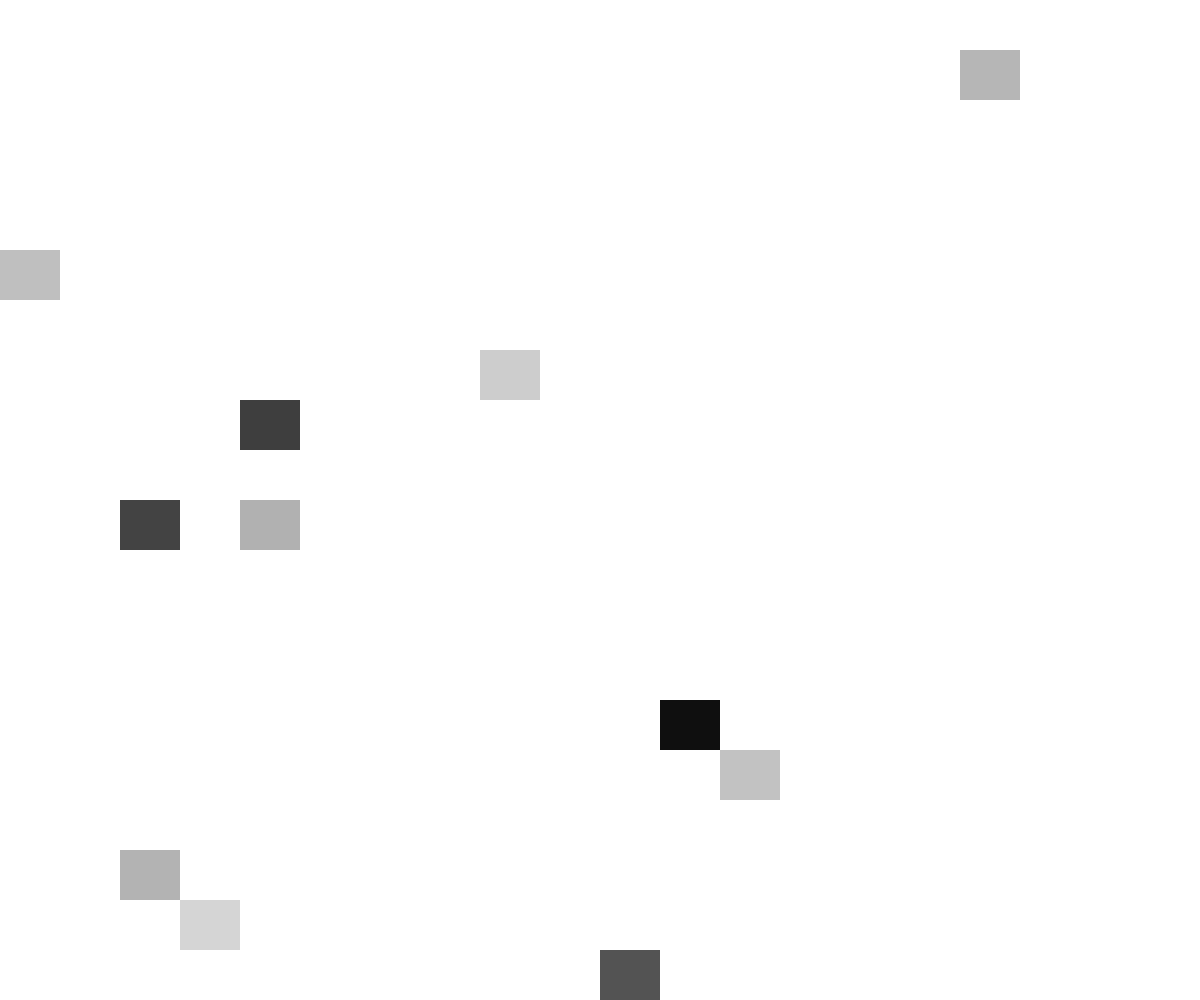
Frame 1 (no input)
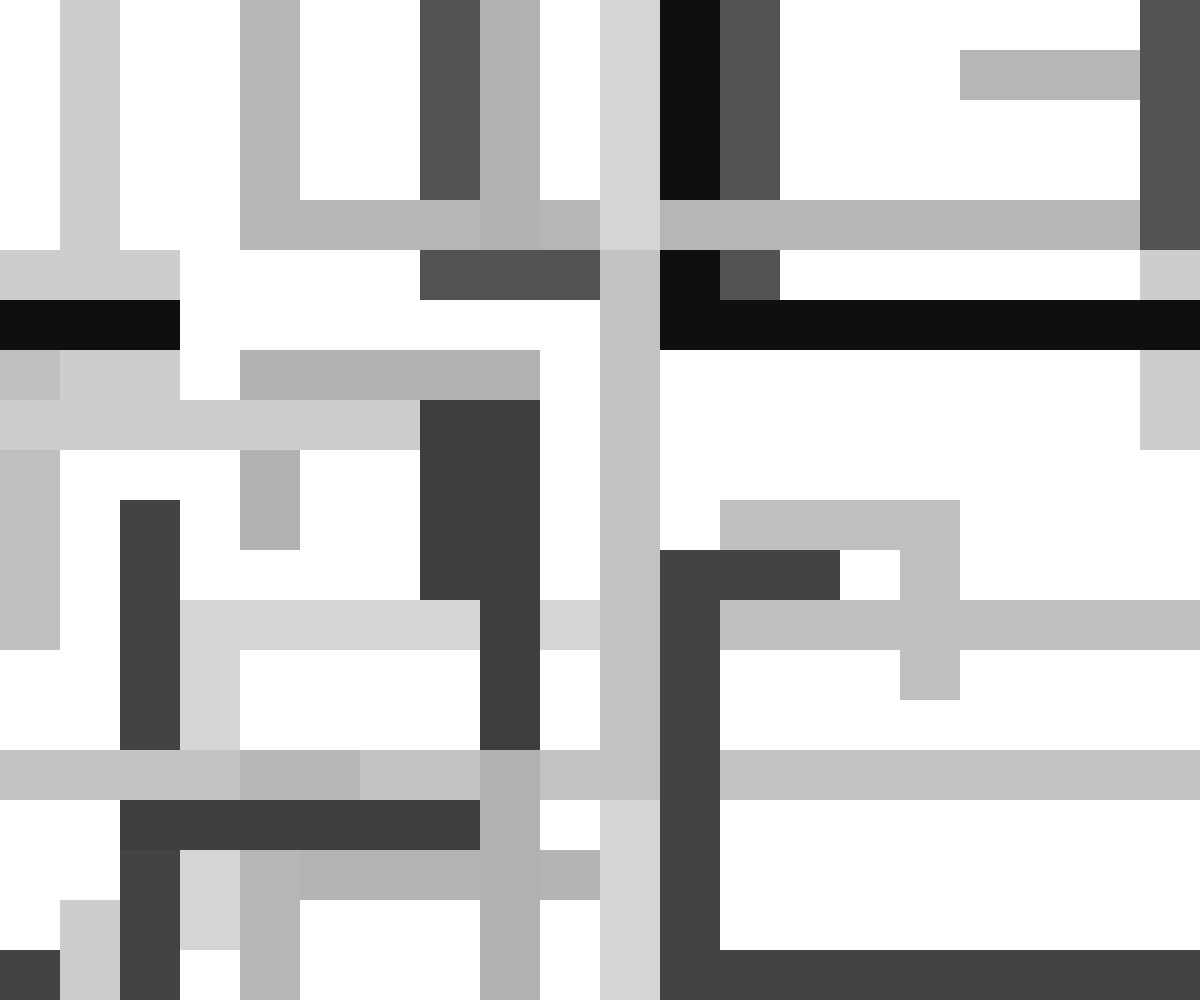
Frame 60 (no input)
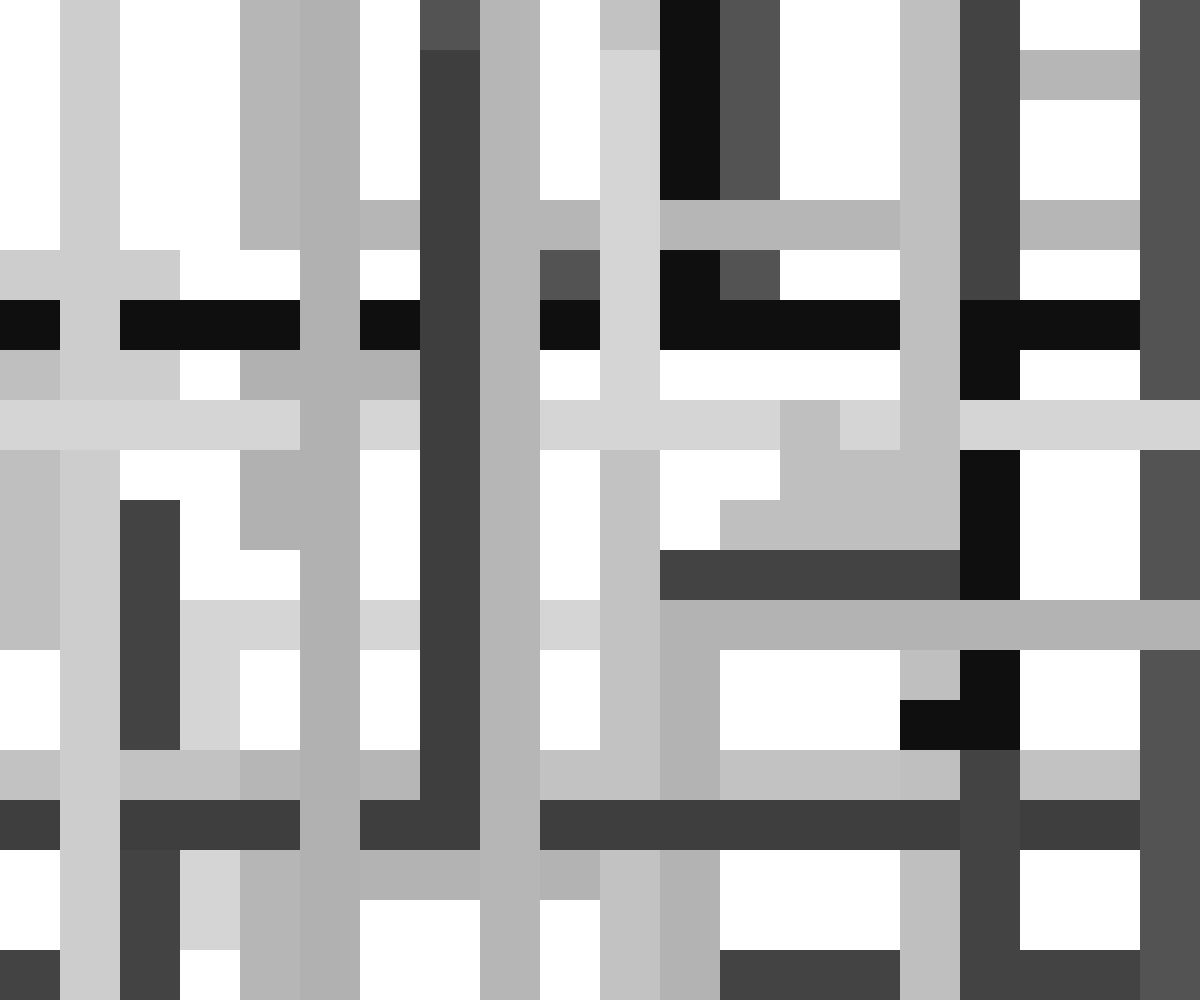
Frame 120 (the mouse pressed at the canvas centre since frame 60)

The p5.js sketch that drew these frames (run headless with seeded random() and noise() and a simulated clock; from frame 60 on, the mouse is pressed at the canvas centre):

// p5.js sketch
// ── sketch.js
function setup() {
  createCanvas(innerWidth, innerHeight);
  frameRate(60);
  looping = true;
  colorMode(HSB, 1, 1, 1);
  noStroke();
  num_rows = 20;
  num_tiles = num_rows * num_rows;
  tile_width = width / num_rows;
  tile_height = height / num_rows;
  tiles = [];
  for (let j = 0; j < num_rows; j++) {
    for (let i = 0; i < num_rows; i++) {
      if (Math.random() < 0.025) {
        tile_x = (i / num_rows) * width;
        tile_y = (j / num_rows) * height;
        tile_number = i + j * num_rows;
        tile_hue = map(tile_number, 0, num_tiles, 0, 1);
        tile = new Tile(tile_height, tile_width, tile_x, tile_y, tile_hue);
        tile.dir = int(random(0, 4));
        tiles.push(tile);
      }
    }
  }
}

function draw() {
  // background(0);
  for (let tile of tiles) {
    spread = 15;
    tile.draw();
    if (tile.dir == 0) {
      tile.move(int(random(0, 2)) * tile.width, 0);
    } else if (tile.dir == 1) {
      tile.move(0, int(random(0, 2)) * tile.height);
    } else if (tile.dir == 2) {
      tile.move(int(random(0, 2)) * -tile.width, 0);
    } else if (tile.dir == 3) {
      tile.move(0, int(random(0, 2)) * -tile.height);
    }
    if (Math.random() < 0.04) {
      tile.dir = (tile.dir + 1) % 4;
    }
    tile.wrap();
  }
}

class Tile {
  constructor(tile_height, tile_width, x, y, tile_hue) {
    this.x = x;
    this.y = y;
    this.width = tile_width;
    this.height = tile_height;
    this.hue = tile_hue;
    this.setColor();
  }
  setColor() {
    push();
    colorMode(HSB, 1, 1, 1);
    this.color = color(this.hue, 0, random(0, 1));
    pop();
  }
  draw() {
    fill(this.color);
    rect(this.x, this.y, this.width, this.height);
  }
  move(dx, dy) {
    this.x += dx;
    this.y += dy;
  }
  wrap() {
    if (this.x > width) {
      this.x = 0;
    }
    if (this.x < 0) {
      this.x = width;
    }
    if (this.y > height) {
      this.y = 0;
    }
    if (this.y < 0) {
      this.y = height;
    }
  }
}

class RandomTile extends Tile {
  constructor(tile_height) {
    super();
    this.x = random(width);
    this.y = random(height);
    this.height = tile_height;
    this.hue = random(1);
    this.setColor();
  }
  setColor() {
    push();
    colorMode(HSB, 1, 1, 1);
    this.color = color(this.hue, 1, 1);
    pop();
  }
  draw() {
    fill(this.color);
    rect(this.x, this.y, this.height, this.height);
  }
}

function mousePressed() {
  if (looping) {
    noLoop();
    looping = false;
  } else {
    loop();
    looping = true;
  }
}
